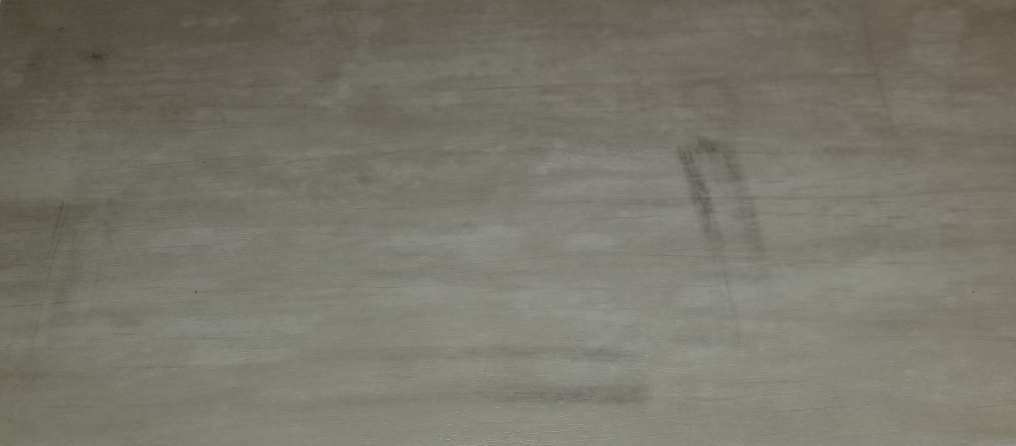
#> input picture test_images/realafter_cropped.jpg, 3047 x 1337 px, found by its file name (shown at 1/3 size)
$ python boundary.py   (Python 2 division)
#> lines starting #> are read from the running program, lines starting #| are printed output that depends on the picture
from PIL import Image
from math import sqrt, floor
from numpy import array, ndarray, empty, maximum

def imageDiff(pic):
	print 'b'

def pxrms(pixel): # rms magnitude of pixel
	return sqrt(sum([pixel[i]**2 for i in range(0, 3)]))

def rmsfrom(comp, pxin):
	out = sqrt(sum([(comp[i]-pxin[i])**2 for i in range(0, 3)]))
	print out
	return out

def arrdiff(arr):
	dim = arr.shape
	diff = empty((dim[0]-1, dim[1]-1))

	print arr

	print arr[0][0], arr[1][1]
	for i in range(0, dim[0]-1):
		for j in range(0, dim[1]-1):
			diff[i][j] = (arr[i][j]-arr[i+1][j+1])

	rescale = 10 # should instead rescale to a max of 255
	diff = diff*rescale

	return diff

pic = Image.open('test_images/realafter_cropped.jpg')
#> pic is the input picture: PIL image 3047x1337 RGB; mean R, G, B 120, 117.9, 106.9
arr = array(pic)
newarr = ndarray.copy(arr)
pxavg = arr.mean(0).mean(0)
#> pxavg = [120, 117.9, 106.9]
dim = arr.shape
#> dim = (1337, 3047, 3)

'''
for i in range(0, dim[0]):
	for j in range(0, dim[1]):
		for k in range(0, dim[2]):
			newarr[i][j][k]=floor(abs(newarr[i][j][k]-pxavg[k]))
'''

pic = pic.convert('L')
#> pic: PIL image 3047x1337 L
arr = array(pic, dtype='int64')
dxy = arrdiff(arr)
#> (printed output is left out)
#| 113 122
#> after the loop in arrdiff, `for i in range(0, dim[0]-1):`:
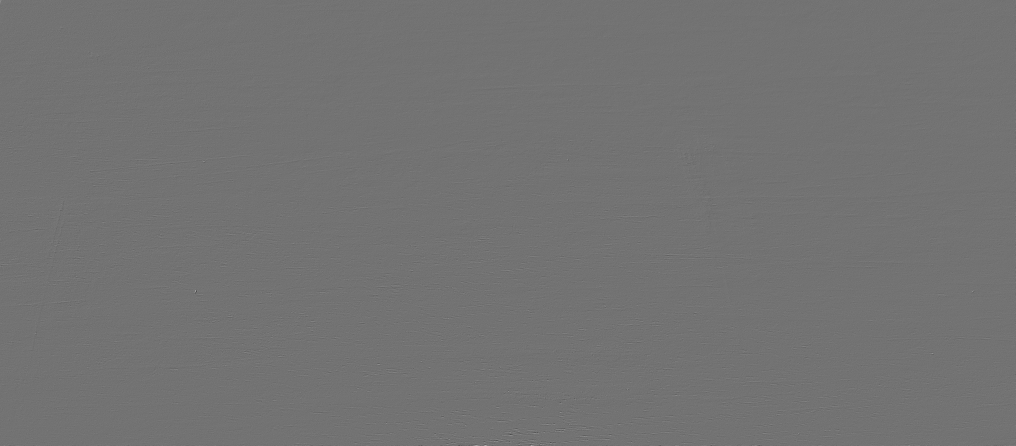
#> diff: shape (1336, 3046) float64 (shown at 1/3 size); min -100, max 121, mean 0; drawn with min black and max white
print dxy
#> (printed output is left out)
#diffpic = Image.fromarray(dxy)
#diffpic.show()


out = Image.fromarray(newarr)
out.show()
